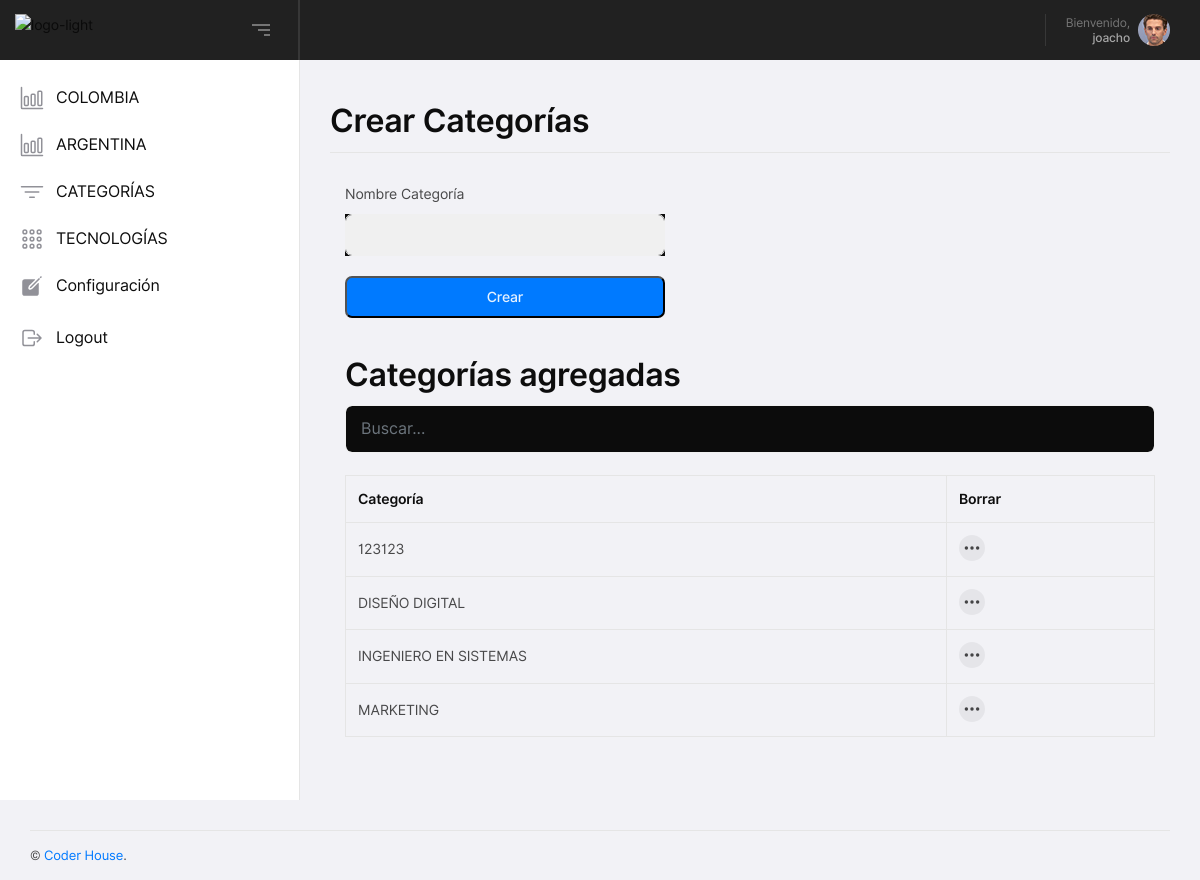
/categorias (signed in), run on the app's committed database.
### webapp/app/base/models.py (models this page shows, shortened)
class User(db.Model, UserMixin):
    __tablename__ = 'User'
    id = Column(Integer, primary_key=True)
    username = Column(String, unique=True)
    email = Column(String, unique=True)
    password = Column(Binary)

class Categorias(db.Model):
    __tablename__ = 'Categorias'
    id = Column(Integer, primary_key=True)
    nombre = Column(String, unique=True)
    def __repr__(self):
        return str(self.nombre)

### webapp/app/home/routes.py (the view, shortened to what this page needs)
@blueprint.route('/categorias', methods=['GET', 'POST'])
@login_required
def categorias():
    catego_form = CategoriaForm(request.form)
    categorias = Categorias.query.order_by(Categorias.nombre.asc()).all()
    return render_template( 'categorias.html',form=catego_form, categorias=categorias)

### webapp/app/base/forms.py
class CategoriaForm(FlaskForm):
    nombre = TextField    ('Nombre', id='nombre_categora'   , validators=[DataRequired()])

### webapp/app/__init__.py (called while the page is built, shortened)
def configure_database(app):
    @app.before_first_request
    def initialize_database():
        db.create_all()
    @app.teardown_request
    def shutdown_session(exception=None):
        db.session.remove()

def apply_themes(app):
    @app.context_processor
    def override_url_for():
        return dict(url_for=_generate_url_for_theme)
    def _generate_url_for_theme(endpoint, **values):
        return url_for(endpoint, **values)

### webapp/app/base/models.py (called while the page is built)
@login_manager.user_loader
def user_loader(id):
    return User.query.filter_by(id=id).first()

### webapp/app/home/templates/categorias.html (shortened to what this page needs)
{% extends "layouts/base.html" %}
{% block stylesheets %}
  <link rel="stylesheet" type="text/css" href="/static/assets/css/jqvmap.min.css" />
{% endblock stylesheets %}
{% block content %}
    <div class="yoo-height-b30 yoo-height-lg-b30"></div>
    <div class="container-fluid">
      <div class="yoo-uikits-heading">
        <h2 class="yoo-uikits-title">Crear Categorías</h2>
      </div>
    </div>
    <div class="yoo-height-b30 yoo-height-lg-b30"></div>
    <div class="container-fluid">
        <div class="col-lg-5">
        <div class="yoo-vertical-middle">
          <div class="yoo-vertical-middle-in">
            <form method="post" action="" class="yoo-form yoo-style1">
              <div class="row">
                <div class="col-lg-12">
                <label for="email">Nombre Categoría</label>
                  <div class="form-group level-up form-group-md text-white-50 bg-dark">
                    {{ form.nombre(class="form-control") }}
                  </div>
                </div>
                <div class="col-lg-12">
                  <button type="submit" name="crear"
                          class="yoo-form-btn yoo-style1 yoo-color1"><span>Crear</span>
                  </button>
                  <br />
                </div>
              </div>
            </form>
          </div>
        </div>
      </div>
            <div class="container mt-3">
              <h2>Categorías agregadas</h2>
              <input class="form-control text-white-50 bg-dark" id="myInput" type="text" placeholder="Buscar...">
              <br>
              <table class="table table-bordered">
                <thead>
                  <tr>
                    <th>Categoría</th>
                     <th>Borrar</th>
                  </tr>
                </thead>
                <tbody id="myTable">
                  {% for item in categorias%}
                        <tr>
                          <td>{{item}}</td>
                            <td>
                                  <button class="yoo-table-action-btn yoo-style1" type="button" data-toggle="dropdown" aria-haspopup="true" aria-expanded="false"><ion-icon name="ellipsis-horizontal"></ion-icon></button>
                                </td>
                        </tr>
                      {% endfor %}
                </tbody>
              </table>
            </div>
      </div>
                    <div class="yoo-height-b20 yoo-height-lg-b20">
                    </div>
              </div>
    <div class="yoo-height-b30 yoo-height-lg-b30"></div>
{% endblock content %}

### webapp/app/base/templates/layouts/base.html (shortened to what this page needs)
<!DOCTYPE html>
<html class="no-js" lang="en">
<head>
  <link rel="stylesheet" type="text/css" href="/static/assets/css/bootstrap.min.css" />
  <link rel="stylesheet" type="text/css" href="/static/assets/css/iDashboard.css" />
  {% block stylesheets %}{% endblock stylesheets %}
</head>
<body>
  {% include 'includes/navigation.html' %}
  {% include 'includes/sidebar.html' %}
  <div class="yoo-content yoo-style1">
    {% block content %}{% endblock content %}
    {% include 'includes/footer.html' %}
</body>
</html>

### webapp/app/base/templates/includes/navigation.html (shortened to what this page needs)
  <div class="yoo-height-b60 yoo-height-lg-b60"></div>
  <header class="yoo-header yoo-style1 yoo-sticky-menu">
    <div class="yoo-main-header">
      <div class="yoo-main-header-in">
        <div class="yoo-main-header-left">
          <a href="/"
             class="yoo-logo-link yoo-light-logo">
            <img src="https://res.cloudinary.com/hdsqazxtw/image/upload/v1557348830/coderhouse_avkeo7.svg" alt="logo-light" /></a>
        </div>
        <div class="yoo-main-header-right">
          <ul class="yoo-ex-nav yoo-style1 yoo-flex yoo-mp0">
            <li>
              <div class="yoo-toggle-body yoo-profile-nav yoo-style1">
                <div class="yoo-toggle-btn yoo-profile-nav-btn">
                  <div class="yoo-profile-nav-text">
                    <span>Bienvenido,</span>
                    <h4>
                        {{ current_user.username }}
                    </h4>
                  </div>
                  <div class="yoo-profile-nav-img">
                    <img src="/static/assets/img/profile-pic.png" alt="profile">
                  </div>
                </div>
              </div>
            </li>
          </ul>
        </div>
      </div>
    </div>
  </header>

### webapp/app/base/templates/includes/sidebar.html
  <div class="yoo-sidebarheader-toggle">
    <div class="yoo-button-bar1"></div>
    <div class="yoo-button-bar2"></div>
    <div class="yoo-button-bar3"></div>
  </div>
  <div class="yoo-sidebarheader">
    <div class="yoo-add">
    </div>
    <div class="yoo-sidebarheader-in" data-scrollbar>
      <div class="yoo-sidebar-nav">
        <ul class="yoo-sidebar-nav-list yoo-mp0">
          <li >
            <a href="/colombia">
              <span class="yoo-sidebar-link-title">
                <span class="yoo-sidebar-link-icon yoo-style1"><ion-icon name="bar-chart-outline"></ion-icon></span>
                <span class="yoo-sidebar-link-text">COLOMBIA</span>
              </span>
            </a>
          </li>
           <li>
            <a href="/argentina">
              <span class="yoo-sidebar-link-title">
                <span class="yoo-sidebar-link-icon yoo-style1"><ion-icon name="bar-chart-outline"></ion-icon></span>
                <span class="yoo-sidebar-link-text">ARGENTINA</span>
              </span>
            </a>
          </li>
          <li>
            <a href="/categorias">
              <span class="yoo-sidebar-link-title">
                <span class="yoo-sidebar-link-icon yoo-style1"><ion-icon name="filter-outline"></ion-icon></span>
                <span class="yoo-sidebar-link-text">CATEGORÍAS</span>
              </span>
            </a>
          </li>
           <li>
            <a href="/tecnologias">
              <span class="yoo-sidebar-link-title">
                <span class="yoo-sidebar-link-icon yoo-style1"><ion-icon name="apps-outline"></ion-icon></span>
                <span class="yoo-sidebar-link-text">TECNOLOGÍAS</span>
              </span>
            </a>
          </li>
          <li>
            <a href="/configuracion">
              <span class="yoo-sidebar-link-title">
                <span class="yoo-sidebar-link-icon yoo-style1"><ion-icon name="create"></ion-icon></span>
                <span class="yoo-sidebar-link-text">Configuración</span>
              </span>
            </a>
          </li>
          <li>
          <li>
            <a href={{ url_for('base_blueprint.logout') }} >
              <span class="yoo-sidebar-link-title">
                <span class="yoo-sidebar-link-icon yoo-style1"><ion-icon name="log-out-outline"></ion-icon></span>
                <span class="yoo-sidebar-link-text">Logout</span>
              </span>
            </a>
          </li>
        </ul>
      </div>
    </div>
  </div>

### webapp/app/base/templates/includes/footer.html
    <footer class="yoo-footer yoo-style1" align="center">
        <div class="container-fluid" align="center">
            <div class="yoo-footer-content" align="center">
                <div class="yoo-copyride" align="center">
                    &copy; <a href="https://www.coderhouse.com/" >Coder House</a>.
                </div>
            </div>
        </div>
    </footer>

### data on the page
User: username "joacho"
Categorias: nombre "123123"
Categorias: nombre "DISEÑO DIGITAL"
Categorias: nombre "INGENIERO EN SISTEMAS"
Categorias: nombre "MARKETING"
